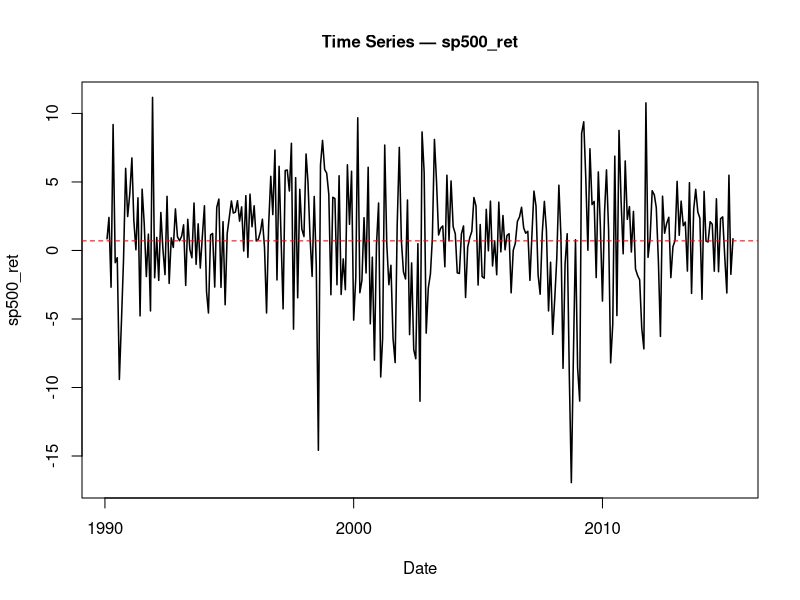
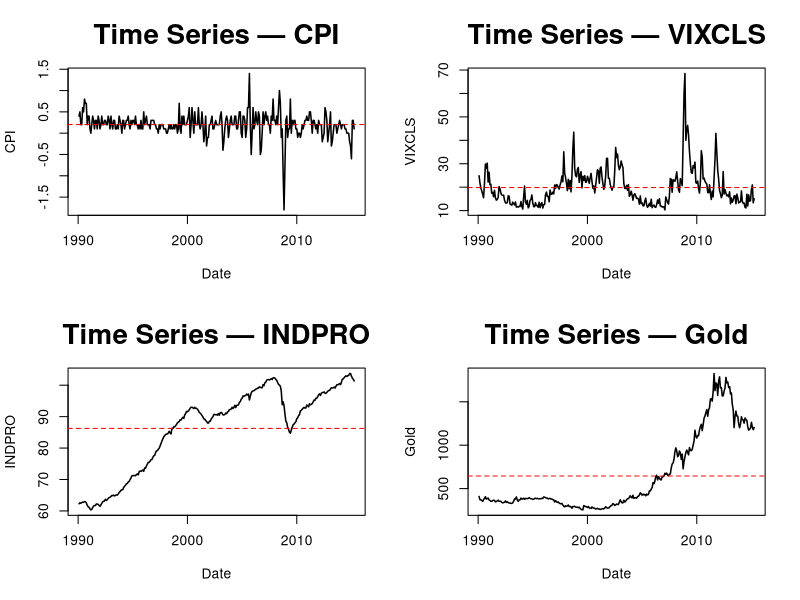
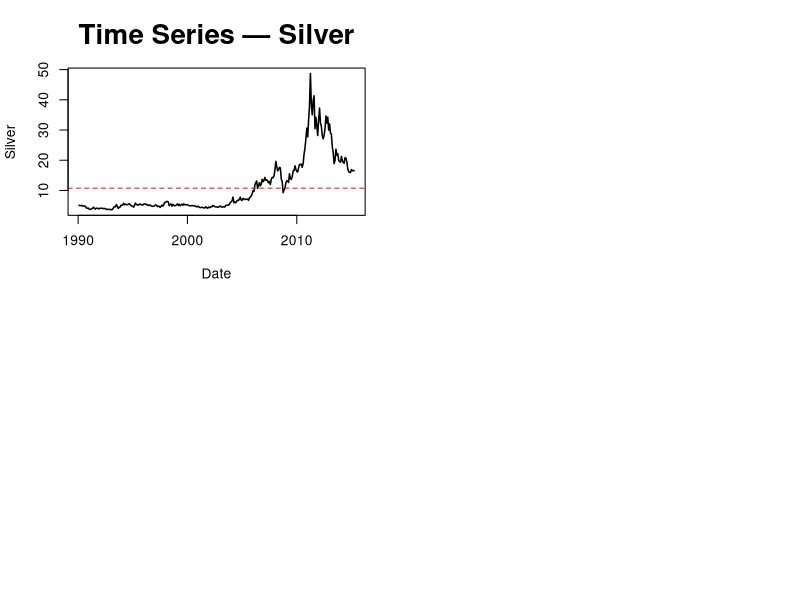
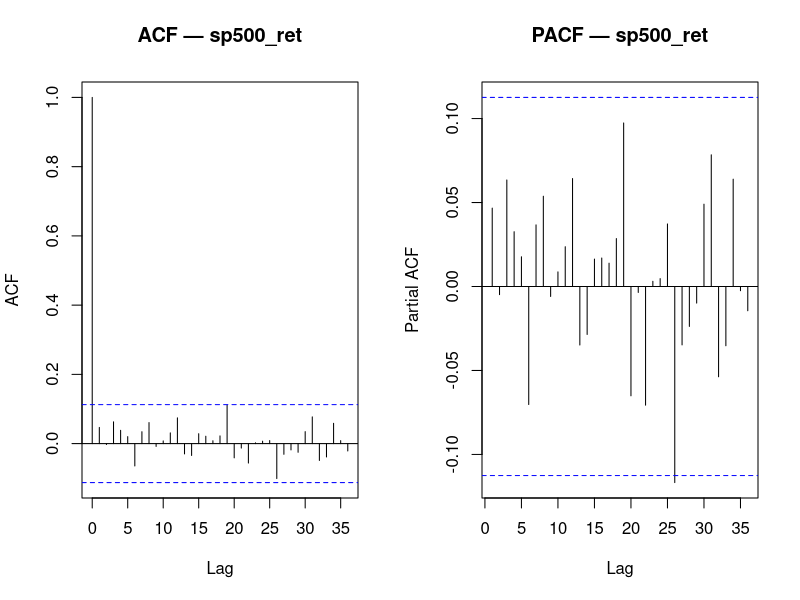
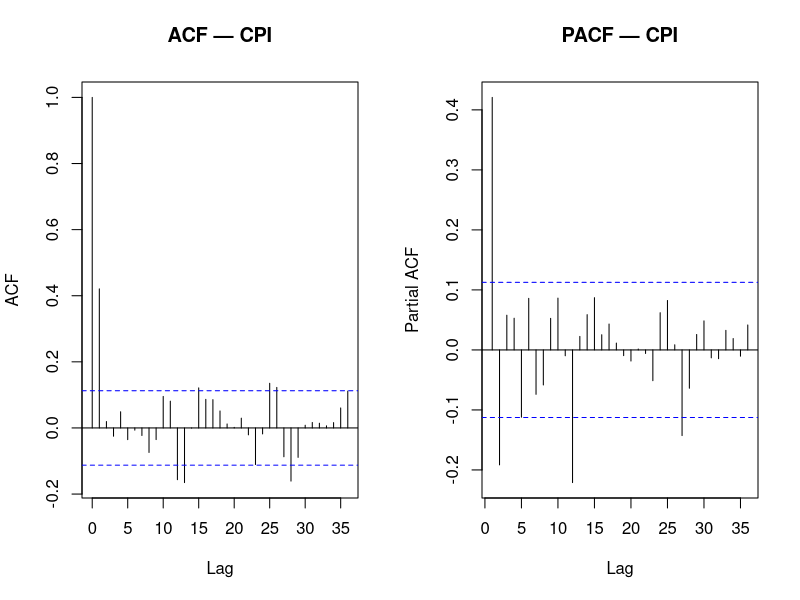
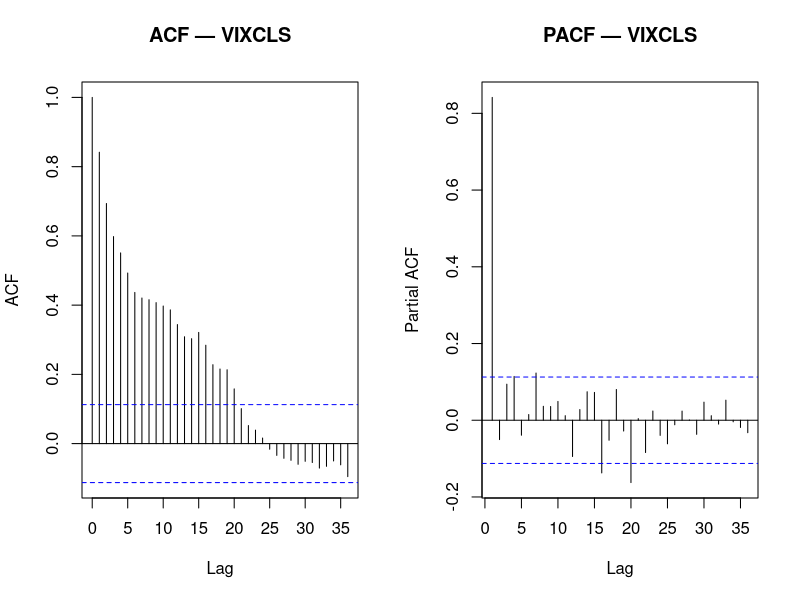
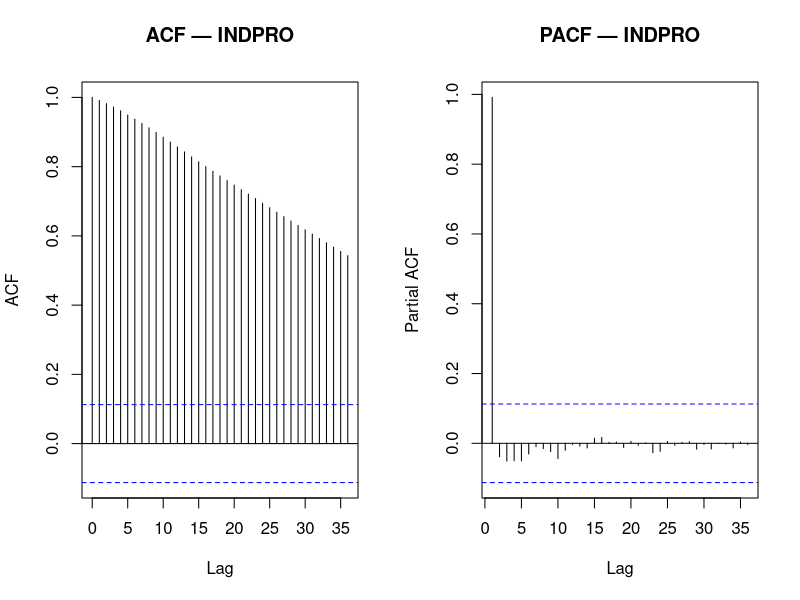
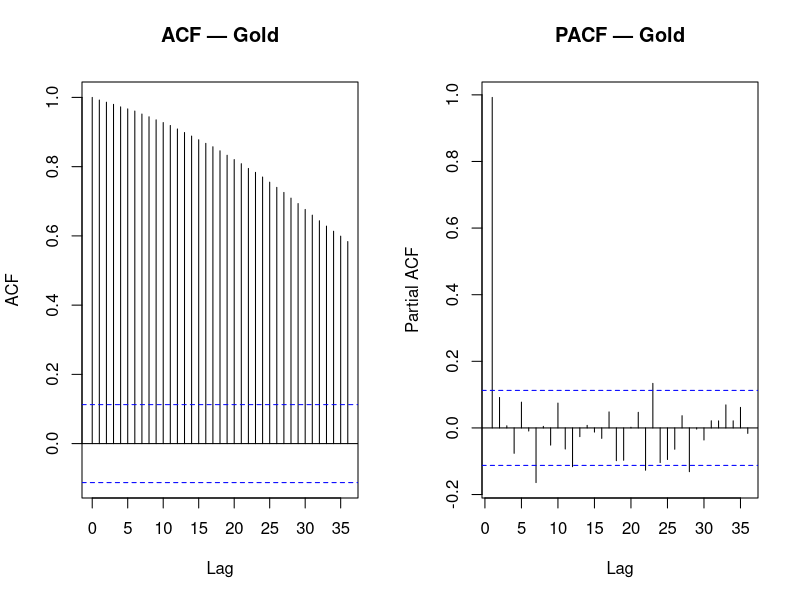

The R script that drew these images, in order: (Note: this script raises an error after producing the figures.)
train_end   <- c(2015, 4)
holdout_start <- c(2015, 5)

data <- read.csv("data/processed/cleanedData.csv")

# FIX: Parse "YYYY-MM" dates by appending "-01" so as.Date() can read them
data$observation_date <- as.Date(paste0(data$observation_date, "-01"))

data_ts <- ts(data$sp500_ret, start = c(1990,2), frequency = 12)

train   <- window(data_ts, start = c(1990,2), end = train_end)
holdout <- window(data_ts, start = holdout_start)

# Subset data to training period only
train_data <- data[1:length(train),]

vars <- c("CPI", "VIXCLS", "INDPRO", "Gold", "Silver")

# ── times series plot analysis ────────────────────────────────────────────────
par(mfrow = c(1, 1))
dates <- train_data$observation_date[!is.na(train_data[["sp500_ret"]])]
plot(dates, na.omit(train_data[["sp500_ret"]]),
     type = "l", lwd = 1.5,
     xlab = "Date", ylab = "sp500_ret",
     main = "Time Series — sp500_ret", cex.main = 1)

abline(h = mean(na.omit(train_data[["sp500_ret"]])), col = "red", lty = 2, lwd = 1)



par(mfrow = c(2, 2))

for (v in vars) {
  # FIX: Use train_data instead of train (since train is a ts object)
  x     <- na.omit(train_data[[v]]) 
  dates <- train_data$observation_date[!is.na(train_data[[v]])]
  
  plot(dates, x,
       type = "l", lwd = 1.5,
       xlab = "Date", ylab = v,
       main = paste("Time Series —", v), cex.main = 2)
  
  abline(h = mean(x), col = "red", lty = 2, lwd = 1)
}

par(mfrow = c(1, 1))


# ── acf/pacf analysis ────────────────────────────────────────────────
vars <- c("sp500_ret", vars)
plot_acf_pacf <- function(var_name, df, lag.max = 36) {
  x <- na.omit(df[[var_name]])
  par(mfrow = c(1, 2))
  
  acf(x,  lag.max = lag.max,
      main = paste("ACF —", var_name), cex.main = 3)
  
  pacf(x, lag.max = lag.max,
       main = paste("PACF —", var_name), cex.main = 3)
}

for (v in vars) {
  plot_acf_pacf(v, train_data)
}


# ── Variogram function ────────────────────────────────────────────────
variogram <- function(y, lagmax = 10, iprint = FALSE) {
  G  <- rep(1, lagmax)
  n  <- length(y)
  if (lagmax > n) lagmax <- n - 2
  y1 <- y[-1]; y2 <- y[-n]
  d1 <- y1 - y2; denom <- var(d1)
  for (k in 2:lagmax) {
    y1 <- y[(k+1):n]; y2 <- y[1:(n-k)]
    dk <- y1 - y2
    G[k] <- var(dk) / denom
  }
  ac <- c(acf(y, plot = FALSE, lag.max = lagmax)$acf)
  H  <- (1 - ac[-1]) / (1 - ac[2])
  if (iprint) print(cbind(G, H))
  list(G = G, H = H)
}



# ── variogram analysis ────────────────────────────────────────────────
par(mfrow = c(2, 2))

for (v in vars) {
  x    <- na.omit(train_data[[v]])
  vg   <- variogram(x, lagmax = 12)
  lags <- 1:12
  
  matplot(lags, cbind(vg$G, vg$H),
          type = "b", pch = c(16, 17), 
          col = c("steelblue", "darkorange"), lwd = 2.5,
          xlab = "Lag (months)", ylab = "variogram",
          main = paste("Variogram —", v), cex.main = 2.5)
  
  abline(h = 1, col = "black", lty = 2, lwd = 1.5)
  
  legend("bottomright",
         legend = c("G", "H"),
         col = c("steelblue", "darkorange"),
         pch = c(16, 17), lwd = 2, bty = "n", 
         cex = 3)
}

par(mfrow = c(1, 1))


# ── ccf analysis ────────────────────────────────────────────────
indpro_diff = diff(data$INDPRO)
copper_ldiff = diff(log(data$Copper))
silver_ldiff = diff(log(data$Silver))
gold_ldiff = diff(log(data$Gold))

ccf(indpro_diff[1:ntrain], c(train), main = "CCF of diff(INDPRO) & SP500 returns",  ylab = "CCF", lag.max = 10)
ccf(data$CPI[1:ntrain], c(train), main = "CCF of CPI % change & SP500 returns",  ylab = "CCF", lag.max = 10)
ccf(copper_ldiff[1:ntrain], c(train), main = "CCF of log.diff(Copper) & SP500 returns",  ylab = "CCF", lag.max = 10)
ccf(silver_ldiff[1:ntrain], c(train), main = "CCF of log.diff(Silver) & SP500 returns",  ylab = "CCF", lag.max = 10)
ccf(gold_ldiff[1:ntrain], c(train), main = "CCF of log.diff(Gold) & SP500 returns",  ylab = "CCF", lag.max = 10)
